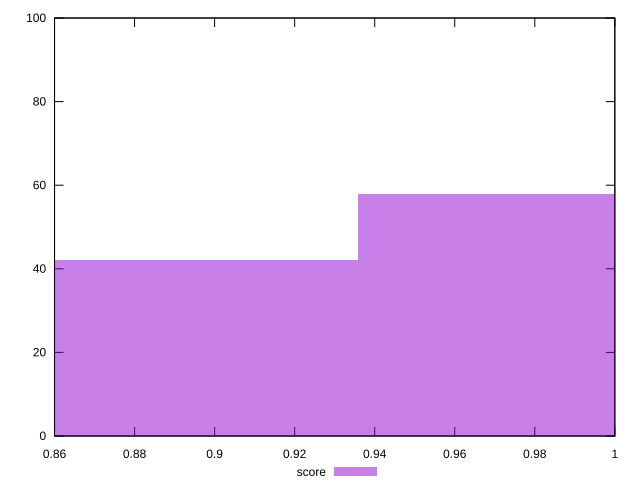

This chart was generated by the following gnuplot code:
reset

$score <<EOF
1.007944587218107 58
0.8639525033298061 42
EOF

set key outside below
set boxwidth 0.143992083888301
set xrange [0.86:1]
set yrange [0:100]
set trange [0:100]
set style fill transparent solid 0.5 noborder
set terminal svg size 640, 490 enhanced background rgb 'white'
set output "report_00018_2021-02-10T15-25-16.877Z/unused-css-rules/samples/pages+cached/score/histogram.svg"

plot $score title "score" with boxes

reset
